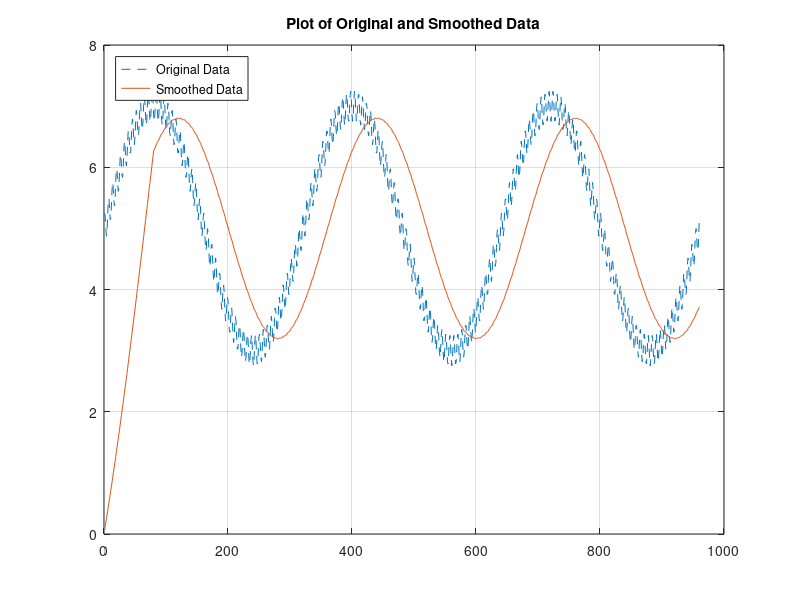

Write the MATLAB code that produced this figure.
% Moving average example 

t = [0:1/320:3-1/320];
x = 5+ 2*cos(2*pi*t-pi/2); % original discrete signal
xn = 5+ 2*cos(2*pi*t-pi/2) + 0.25*cos(100*pi*t); % original discrete signal


M = 80;
b = 1/M*ones([1 M]);
a = [1];
y1 = filter(b, a, xn);

figure
t = 1:length(x);
plot(t,xn,'--',t,y1,'-'),grid on
legend('Original Data','Smoothed Data','Location','NorthWest')
title('Plot of Original and Smoothed Data')

% figure, subplot(3,1,1), plot(x)
% axis tight
% subplot(3,1,2), plot(xn)
% axis tight
% subplot(3,1,3), plot(y1)
% axis tight

